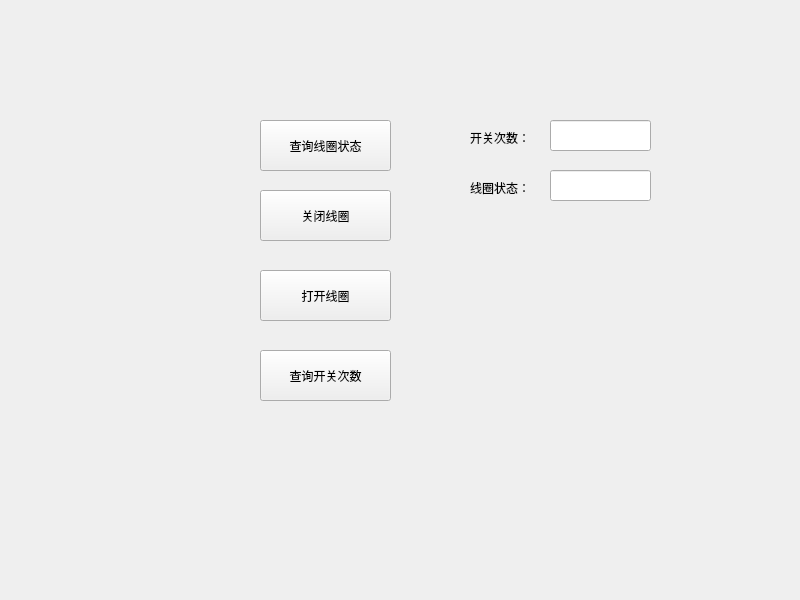
<?xml version="1.0" encoding="UTF-8"?>
<ui version="4.0">
 <class>modbus_master</class>
 <widget class="QWidget" name="modbus_master">
  <property name="geometry">
   <rect>
    <x>0</x>
    <y>0</y>
    <width>800</width>
    <height>600</height>
   </rect>
  </property>
  <property name="windowTitle">
   <string>modbus_master</string>
  </property>
  <widget class="QPushButton" name="ButtonCloseCoil">
   <property name="geometry">
    <rect>
     <x>260</x>
     <y>190</y>
     <width>131</width>
     <height>51</height>
    </rect>
   </property>
   <property name="text">
    <string>关闭线圈</string>
   </property>
  </widget>
  <widget class="QPushButton" name="ButtonCoilState">
   <property name="geometry">
    <rect>
     <x>260</x>
     <y>120</y>
     <width>131</width>
     <height>51</height>
    </rect>
   </property>
   <property name="text">
    <string>查询线圈状态</string>
   </property>
  </widget>
  <widget class="QPushButton" name="ButtonOpenCoil">
   <property name="geometry">
    <rect>
     <x>260</x>
     <y>270</y>
     <width>131</width>
     <height>51</height>
    </rect>
   </property>
   <property name="text">
    <string>打开线圈</string>
   </property>
  </widget>
  <widget class="QPushButton" name="ButtonGetGegister">
   <property name="geometry">
    <rect>
     <x>260</x>
     <y>350</y>
     <width>131</width>
     <height>51</height>
    </rect>
   </property>
   <property name="text">
    <string>查询开关次数</string>
   </property>
  </widget>
  <widget class="QLabel" name="labelnumber">
   <property name="geometry">
    <rect>
     <x>470</x>
     <y>130</y>
     <width>72</width>
     <height>15</height>
    </rect>
   </property>
   <property name="text">
    <string>开关次数：</string>
   </property>
  </widget>
  <widget class="QLineEdit" name="lineEdit_reg">
   <property name="geometry">
    <rect>
     <x>550</x>
     <y>120</y>
     <width>101</width>
     <height>31</height>
    </rect>
   </property>
  </widget>
  <widget class="QLabel" name="labelcoil">
   <property name="geometry">
    <rect>
     <x>470</x>
     <y>180</y>
     <width>72</width>
     <height>15</height>
    </rect>
   </property>
   <property name="text">
    <string>线圈状态：</string>
   </property>
  </widget>
  <widget class="QLineEdit" name="lineEdit_coil">
   <property name="geometry">
    <rect>
     <x>550</x>
     <y>170</y>
     <width>101</width>
     <height>31</height>
    </rect>
   </property>
  </widget>
 </widget>
 <resources/>
 <connections/>
</ui>
